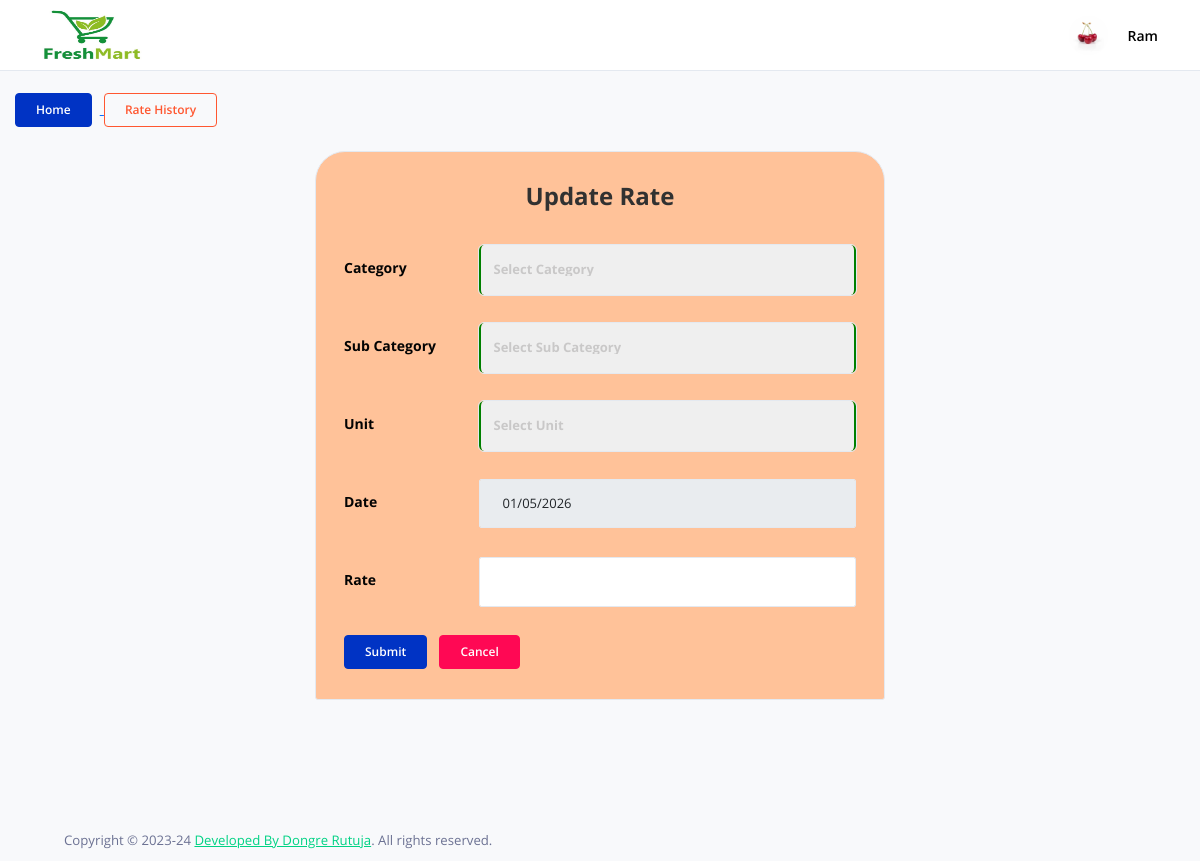
/market/rate.php (signed in), run on the app's committed database.
### tables this page shows
CREATE TABLE `market` (
  `Id` bigint(20) NOT NULL,
  `oname` varchar(100) NOT NULL,
  `oemail` varchar(70) NOT NULL,
  `ocontact` bigint(20) NOT NULL,
  `oadhar` bigint(20) NOT NULL,
  `oaddress` varchar(200) NOT NULL,
  `mname` varchar(100) NOT NULL,
  `memail` varchar(70) NOT NULL,
  `mcontact` bigint(20) NOT NULL,
  `mphoto` varchar(200) NOT NULL,
  `mcity` int(10) NOT NULL,
  `maddress` varchar(200) NOT NULL,
  `musername` varchar(100) NOT NULL,
  `mpassword` varchar(100) NOT NULL
);

### market/rate.php (the view, shortened to what this page needs)
<!DOCTYPE html>
<html lang="en">
<?php
$con=mysqli_connect("localhost","root","","croprate_system_db")or die("Database Error...!");
?>
   <head>
    <link rel="stylesheet" href="../admin/assets/vendors/mdi/css/materialdesignicons.min.css">
    <link rel="stylesheet" href="../admin/assets/vendors/flag-icon-css/css/flag-icon.min.css">
    <link rel="stylesheet" href="../admin/assets/vendors/css/vendor.bundle.base.css">
    <link rel="stylesheet" href="../admin/assets/vendors/jquery-bar-rating/css-stars.css" />
    <link rel="stylesheet" href="../admin/assets/vendors/font-awesome/css/font-awesome.min.css" />
    <link rel="stylesheet" href="../admin/assets/css/demo_2/style.css" />
  </head>
  <body onload="abc()">
    <div class="container-scroller">
  <?php
  include('menu.php');
  ?>
      <div class="container-fluid page-body-wrapper">
        <div class="main-panel">
          <div class="content-wrapper pb-0">
             <div class="page-header flex-wrap">
              <div class="header-left">
                <a href="index.php">
                  <button class="btn btn-primary mb-2 mb-md-0 me-2">Home </button>
                </a>
                <a href="history.php">
                <button class="btn btn-outline-warning mb-2 mb-md-0"> Rate History </button>
              </a>
              </div>
            </div>
             <div class="row">
              <div class="col-md-3" style=""></div>
              <div class="col-md-6 grid-margin stretch-card" style="">
                <div class="card" style="background-color: #ffc299;border-top-left-radius: 30px;border-top-right-radius: 30px;">
                  <div class="card-body">
                    <h4 class="card-title" style="text-align: center;font-weight: bold;font-size: 24px;">Update Rate</h4>
                    <br>
                    <form action="rate.php" method="POST" class="forms-sample">
                      <div class="form-group row">
                        <label for="exampleInputEmail2" class="col-sm-3 col-form-label" style="font-weight:bold;">Category</label>
                        <div class="col-sm-9">
                          <div class="custom-select-box">
                           <select onchange="get_subcategory(this.value)" name="cid" id="basic" class="selectpicker show-tick form-control" data-placeholder="" style="border-left: 2px solid green;border-right: 2px solid green;border-radius: 5px;font-weight: bold;height: 50px;">
                            <option style="color: red;font-weight: bold;"><b>Select Category</option>
                           </select>
                         </div>
                        </div>
                      </div>
                      <div class="form-group row">
                        <label for="exampleInputEmail2" class="col-sm-3 col-form-label" style="font-weight:bold;">Sub Category</label>
                        <div class="col-sm-9">
                          <div class="custom-select-box">
                           <select id="sid" name="sid" id="basic" class="selectpicker show-tick form-control" data-placeholder="" style="border-left: 2px solid green;border-right: 2px solid green;border-radius: 5px;font-weight: bold;height: 50px;">
                            <option style="color: red;font-weight: bold;"><b>Select Sub Category</option>
                           </select>
                         </div>
                        </div>
                      </div>
                      <div class="form-group row">
                        <label for="exampleInputEmail2" class="col-sm-3 col-form-label" style="font-weight:bold;">Unit</label>
                        <div class="col-sm-9">
                          <div class="custom-select-box">
                           <select name="uid" id="basic" class="selectpicker show-tick form-control" data-placeholder="" style="border-left: 2px solid green;border-right: 2px solid green;border-radius: 5px;font-weight: bold;height: 50px;">
                            <option style="color: red;font-weight: bold;"><b>Select Unit</option>
                           </select>
                         </div>
                        </div>
                      </div>
                      <div class="form-group row">
                        <label for="exampleInputEmail2" class="col-sm-3 col-form-label" style="font-weight:bold;">Date</label>
                        <div class="col-sm-9">
                          <div class="custom-select-box">
                           <input readonly type="date" name="date" id="dt" class="form-control">
                         </div>
                        </div>
                      </div>
                      <div class="form-group row">
                        <label for="exampleInputEmail2" class="col-sm-3 col-form-label" style="font-weight:bold;">Rate</label>
                        <div class="col-sm-9">
                          <div class="custom-select-box">
                           <input type="number" name="rate" class="form-control">
                         </div>
                        </div>
                      </div>
                      <button type="submit" name="save" class="btn btn-primary me-2"> Submit </button>
                      <button class="btn btn-danger">Cancel</button>
                    </form>
                  </div>
                </div>
              </div>
            </div>
          <br>
          <br>
          <br>
         <?php
         include('footer.php');
         ?>
        </div>
      </div>
    </div>
  </body>
</html>

### market/menu.php (shortened to what this page needs)
    <?php
$mname=mysqli_fetch_row(mysqli_query($con,"SELECT * FROM market WHERE Id='".$_SESSION['market']."'"));
    ?>
    <div class="horizontal-menu">
        <nav class="navbar top-navbar col-lg-12 col-12 p-0">
          <div class="container">
            <div class="text-center navbar-brand-wrapper d-flex align-items-center justify-content-center">
              <a class="navbar-brand brand-logo" href="index.html">
                <img src="../admin/image/weblogo.jpg" alt="logo" style="height: 50px; width: 100px" />
              </a>
            </div>
            <div class="navbar-menu-wrapper d-flex align-items-center justify-content-end">
              <ul class="navbar-nav navbar-nav-right">
                <li class="nav-item nav-profile dropdown">
                  <a class="nav-link" id="profileDropdown" href="#" data-bs-toggle="dropdown" aria-expanded="false">
                    <div class="nav-profile-img">
                      <img src="../admin/<?php echo $mname[9]?>" alt="image" />
                    </div>
                    <div class="nav-profile-text">
                      <p class="text-black font-weight-semibold m-0"> <?php echo $mname[1]?> </p>
                    </div>
                  </a>
                </li>
              </ul>
            </div>
          </div>
        </nav>
</div>

### data on the page
market: mphoto (picture), oname "Ram"
